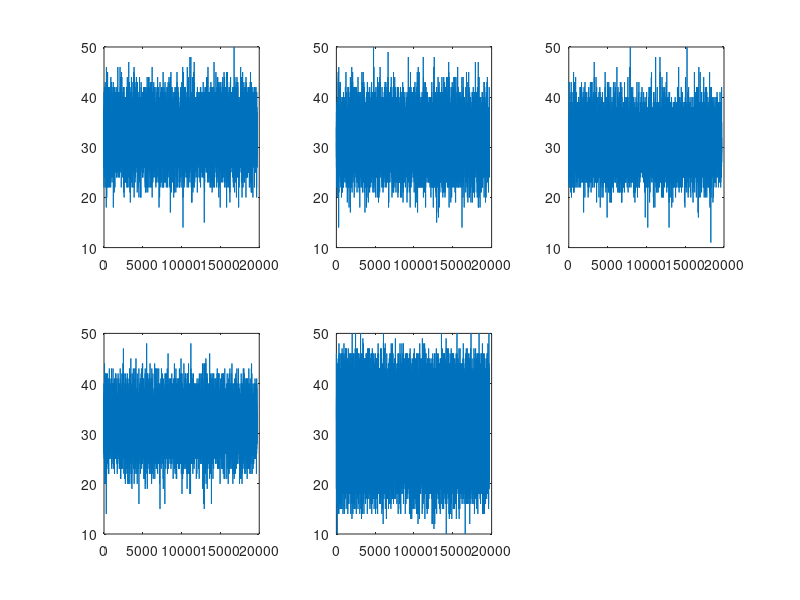
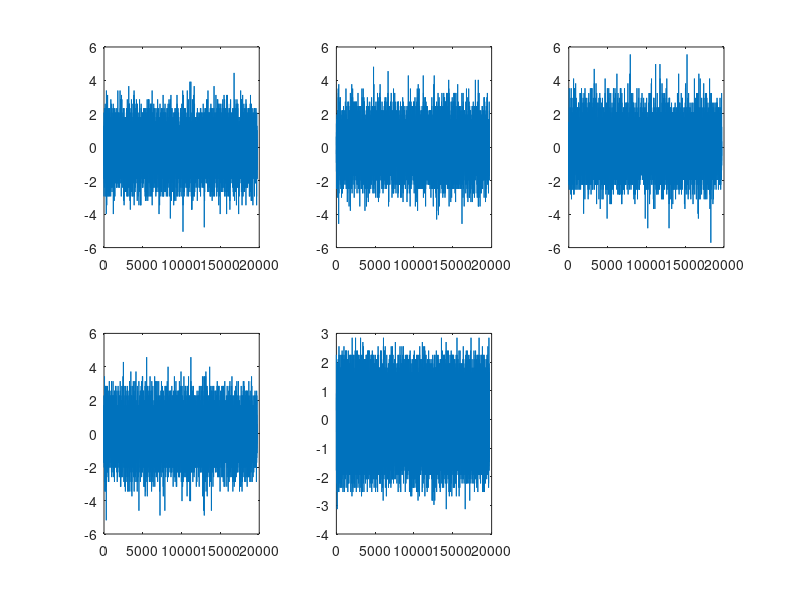
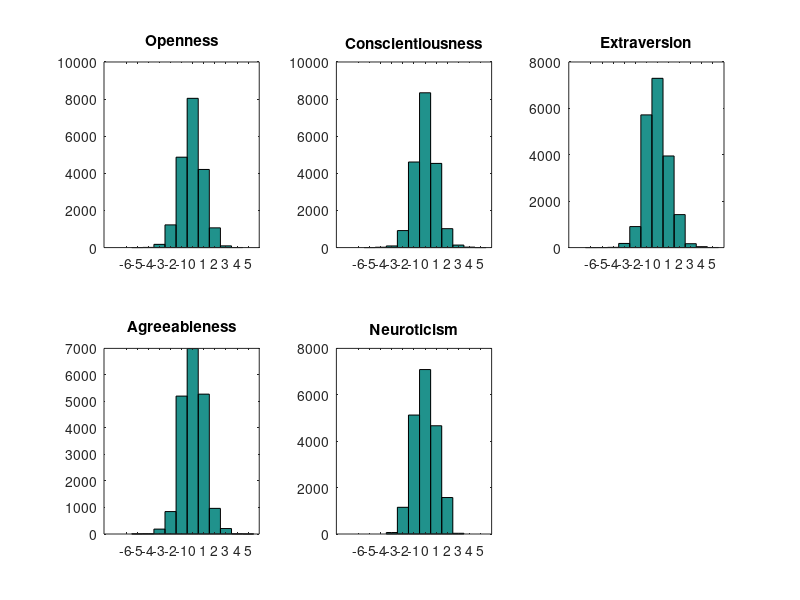
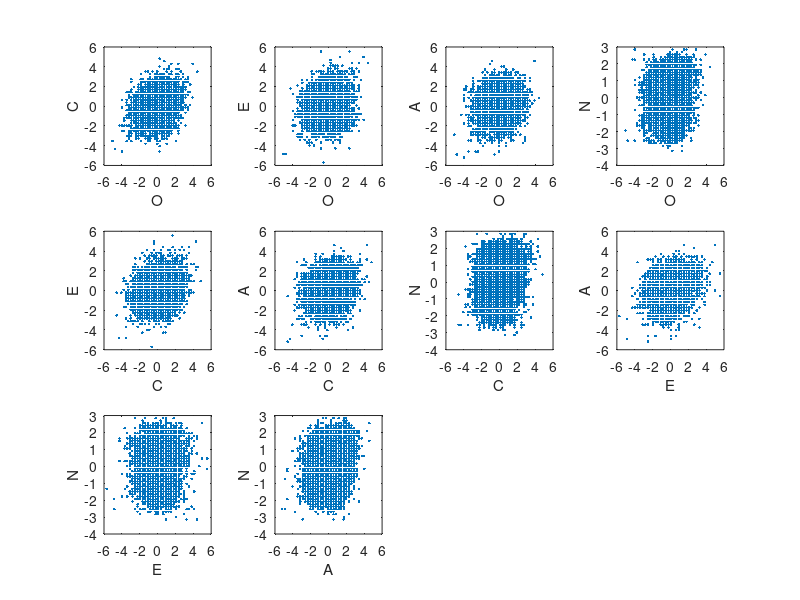

MATLAB code for these plots, in order: (Note: this script raises an error after producing the figures.)
% Visualizing data from a set of >19k Big Five Inventory responses from an
% anonymized dataset:
% https://openpsychometrics.org/_rawdata/BIG5
close all
clear all

load BIG5_Data.mat
% Expected result: 19599x5 matrix of doubles.
% 
% Each row of the matrix is five numbers representing the sums of a single 
% respondant's answers to the questions of a 50-item Big 5 Inventory. Each 
% of five traits were assessed by 10 questions on a scale from 1-5, so
% values in the matrix will range from 10 (a respondant giving an answer of
% '1' to all questions relevant to a given trait) to 50 (giving an answer
% of '5' to all questions for a trait.

%%

figure
subplot(2,3,1)
plot(data(:,1))
subplot(2,3,2)
plot(data(:,2))
subplot(2,3,3)
plot(data(:,3))
subplot(2,3,4)
plot(data(:,4))
subplot(2,3,5)
plot(data(:,5))

% Examining the data shows one error response with 0 across the board.
% There are also a number of responses in which a respondant answered '1'
% or '5' for ALL questions, which strongly suggests they were not taking
% the questionnaire seriously. These have also been removed using:

loop = 1;
while loop <= length(data(:,1))
    if (sum(data(loop,:)) <= 50 || (sum(data(loop,:)) >= 250))
        data = [data(1:loop-1,:) ; data(loop+1:end,:)];
        loop = loop-1;
    end
    loop = loop +1;
end

% Some anomalous answers remain, but it's good enough for a first pass. 

% One optional modification: subtracting off the mean of each column and
% dividing the remaining columns by their variance.
% I believe, but have not yet checked, that this will make some of the later
% analysis easier, but haven't yet checked.)

% Subtract the means:
data = data - repmat([mean(data(:,1)),mean(data(:,2)),mean(data(:,3)),mean(data(:,4)),mean(data(:,5))],size(data,1),1);

% Divide by variance:
for loop = 1:size(data,2)
    data(:,loop) = data(:,loop)./std(data(:,loop));
end

figure
subplot(2,3,1)
plot(data(:,1))
subplot(2,3,2)
plot(data(:,2))
subplot(2,3,3)
plot(data(:,3))
subplot(2,3,4)
plot(data(:,4))
subplot(2,3,5)
plot(data(:,5))

%%

figure
subplot(2,3,1)
hist(data(:,1),[floor(min(data(:,1))):ceil(max(data(:,1)))])
title('Openness')

subplot(2,3,2)
hist(data(:,2),[floor(min(data(:,1))):ceil(max(data(:,2)))])
title('Conscientiousness')

subplot(2,3,3)
hist(data(:,3),[floor(min(data(:,1))):ceil(max(data(:,1)))])
title('Extraversion')

subplot(2,3,4)
hist(data(:,4),[floor(min(data(:,1))):ceil(max(data(:,1)))])
title('Agreeableness')

subplot(2,3,5)
hist(data(:,5),[floor(min(data(:,1))):ceil(max(data(:,1)))])
title('Neuroticism')

% Visualizing the histograms of each trait column individually produces
% Gaussian curves, suggesting the traits are normally distributed.

%%
figure
subplot(3,4,1)
plot(data(:,1),data(:,2),'.')
xlabel('O')
ylabel('C')

subplot(3,4,2)
plot(data(:,1),data(:,3),'.')
xlabel('O')
ylabel('E')

subplot(3,4,3)
plot(data(:,1),data(:,4),'.')
xlabel('O')
ylabel('A')

subplot(3,4,4)
plot(data(:,1),data(:,5),'.')
xlabel('O')
ylabel('N')

subplot(3,4,5)
plot(data(:,2),data(:,3),'.')
xlabel('C')
ylabel('E')

subplot(3,4,6)
plot(data(:,2),data(:,4),'.')
xlabel('C')
ylabel('A')

subplot(3,4,7)
plot(data(:,2),data(:,5),'.')
xlabel('C')
ylabel('N')

subplot(3,4,8)
plot(data(:,3),data(:,4),'.')
xlabel('E')
ylabel('A')

subplot(3,4,9)
plot(data(:,3),data(:,5),'.')
xlabel('E')
ylabel('N')

subplot(3,4,10)
plot(data(:,4),data(:,5),'.')
xlabel('A')
ylabel('N')

% Simply plotting each trait against the others is not very illustrative,
% because there is no many indication of how many datapoints lie at each
% intersection.

%%
% Instead, construct 3D histograms:
 
RANGE = [floor(min(min(data))):ceil(max(max(data)))];
figure
hist3([data(:,1),data(:,2)],{RANGE,RANGE})
title('Openness vs Concientiousness')
xlabel('O')
ylabel('C')
set(gcf,'renderer','opengl')
set(get(gca,'child'),'FaceColor','interp','CDataMode','auto')

figure
hist3([data(:,1),data(:,3)],{RANGE,RANGE})
title('Openness vs Extraversion')
xlabel('O')
ylabel('E')
set(get(gca,'child'),'FaceColor','interp','CDataMode','auto')

figure
hist3([data(:,1),data(:,4)],{RANGE,RANGE})
title('Openness vs Agreeableness')
xlabel('O')
ylabel('A')
set(get(gca,'child'),'FaceColor','interp','CDataMode','auto')

figure
hist3([data(:,1),data(:,5)],{RANGE,RANGE})
title('Openness vs Neruoticism')
xlabel('O')
ylabel('N')
set(get(gca,'child'),'FaceColor','interp','CDataMode','auto')

figure
hist3([data(:,2),data(:,3)],{RANGE,RANGE})
title('Conscientiousness vs Extraversion')
xlabel('C')
ylabel('E')
set(get(gca,'child'),'FaceColor','interp','CDataMode','auto')

figure
hist3([data(:,2),data(:,4)],{RANGE,RANGE})
title('Conscientiousness vs Agreeableness')
xlabel('C')
ylabel('A')
set(get(gca,'child'),'FaceColor','interp','CDataMode','auto')

figure
hist3([data(:,2),data(:,5)],{RANGE,RANGE})
title('Conscientiousness vs Neuroticism')
xlabel('C')
ylabel('N')
set(get(gca,'child'),'FaceColor','interp','CDataMode','auto')

figure
hist3([data(:,3),data(:,4)],{RANGE,RANGE})
title('Extraversion vs Agreeableness')
xlabel('E')
ylabel('A')
set(get(gca,'child'),'FaceColor','interp','CDataMode','auto')

figure
hist3([data(:,3),data(:,5)],{RANGE,RANGE})
title('Extraversion vs Neuroticism')
xlabel('E')
ylabel('N')
set(get(gca,'child'),'FaceColor','interp','CDataMode','auto')

figure
hist3([data(:,4),data(:,5)],{RANGE,RANGE})
title('Agreeableness vs Neuroticism')
xlabel('A')
ylabel('N')
set(get(gca,'child'),'FaceColor','interp','CDataMode','auto')
xlabel('A')
ylabel('N')

%%
% Now to actually look at them in 3D space and see if we can't observe any
% clusterings. For example, here are the plots of openness and
% concientiousness vs. extaversion, agreeableness, and neuroticism.

figure
OCE = plot3(data(:,1),data(:,2),data(:,3),'.');

figure
OCA = plot3(data(:,1),data(:,2),data(:,4),'.');

figure
OCN = plot3(data(:,1),data(:,2),data(:,5),'.');

% @@TODO: Figure out how best to visualize density. Change opacity somehow?

%%
% Run k-means on the data. Try various K and examine for how well they
% group, e.g. by plotting groups with colors.

% @@TODO: Plot average distances (and variance of distances?) up to, like,
% k = 50?
clusterList = {};
clusterCent = {};
clusterSum = {};
clusterDist = {};

maxGroups = 50;

for loop = 1:maxGroups
    [clusterList{loop}, clusterCent{loop}, clusterSum{loop}, clusterDist{loop}] = kmeans(data,loop,'start','cluster','replicates',100,'maxiter',10000);
end
%%
% Put the distances between clusters and the centers of the groups they're
% assigned to in a more easily parsed form
clusterSumMeans = [];
for loop = 1:length(clusterSum)
    clusterSumMeans(loop) = mean(clusterSum{loop});
end
clusterSumTotals = clusterSumMeans.*[1:length(clusterSumMeans)];
clusterSumSSE = [];
for loop = 1:75%length(clusterDist)
    clusterSumSSE(loop) = sum(min(clusterDist{loop},[],2).^2);
end

%%
% Find the elbow of the curve by maximizing distance to the linear
% interpolation between first and last points. Taken from
% https://stackoverflow.com/questions/2018178/finding-the-best-trade-off-point-on-a-curve

%# get coordinates of all the points
nPoints = length(clusterSumSSE);
allCoord = [1:nPoints;clusterSumSSE]';              %'# SO formatting

%# pull out first point
firstPoint = allCoord(1,:);

%# get vector between first and last point - this is the line
lineVec = allCoord(end,:) - firstPoint;

%# normalize the line vector
lineVecN = lineVec / sqrt(sum(lineVec.^2));

%# find the distance from each point to the line:
%# vector between all points and first point
vecFromFirst = bsxfun(@minus, allCoord, firstPoint);

%# To calculate the distance to the line, we split vecFromFirst into two 
%# components, one that is parallel to the line and one that is perpendicular 
%# Then, we take the norm of the part that is perpendicular to the line and 
%# get the distance.
% 
%# We find the vector parallel to the line by projecting vecFromFirst onto 
%# the line. The perpendicular vector is vecFromFirst - vecFromFirstParallel
%# We project vecFromFirst by taking the scalar product of the vector with 
%# the unit vector that points in the direction of the line (this gives us 
%# the length of the projection of vecFromFirst onto the line). If we 
%# multiply the scalar product by the unit vector, we have vecFromFirstParallel
scalarProduct = dot(vecFromFirst, repmat(lineVecN,nPoints,1), 2);
vecFromFirstParallel = scalarProduct * lineVecN;
vecToLine = vecFromFirst - vecFromFirstParallel;

%# distance to line is the norm of vecToLine
distToLine = sqrt(sum(vecToLine.^2,2));

%# plot the distance to the line
figure('Name','distance from curve to line'), plot(distToLine)

%# now all you need is to find the maximum
[maxDist,idxOfBestPoint] = max(distToLine);

%# plot
figure, plot(clusterSumSSE)
hold on
plot(allCoord(idxOfBestPoint,1), allCoord(idxOfBestPoint,2), 'or')

% This gives results between 5 (for 25 clusters) to 10 (for 75+ clusters).
% Need extra ways to validate.

%%
% @@TODO: perform the same evaluation as above, using the second derivative

%%
% Plot some of the groups and see how they overlap. The axes with highest
% variance are 1,2,5 (openness, conscientiusness, and neuroticism), so
% let's look at those.
close all

for LISTNUM = 3:9
    figure(LISTNUM)
    for loop = 1:10:length(clusterList{LISTNUM})
        switch clusterList{LISTNUM}(loop)
            case 1
                plot3(data(loop,1),data(loop,2),data(loop,5),'.b'), hold on
            case 2
                plot3(data(loop,1),data(loop,2),data(loop,5),'.g'), hold on
            case 3
                plot3(data(loop,1),data(loop,2),data(loop,5),'.r'), hold on
            case 4
                plot3(data(loop,1),data(loop,2),data(loop,5),'.m'), hold on
            case 5
                plot3(data(loop,1),data(loop,2),data(loop,5),'.y'), hold on
            case 6
                plot3(data(loop,1),data(loop,2),data(loop,5),'.k'), hold on
            case 7
                plot3(data(loop,1),data(loop,2),data(loop,5),'.c'), hold on
            case 8
                plot3(data(loop,1),data(loop,2),data(loop,5),'ob'), hold on
            case 9
                plot3(data(loop,1),data(loop,2),data(loop,5),'or'), hold on
            otherwise
                disp('Wrong input list!')
                break
        end
        % drawnow
    end
    title(strcat('Big 5 Clustering:`',strcat(num2str(LISTNUM),' Groups')))
    xlabel('Openness')
    ylabel('Conscientiousness')
    zlabel('Neuroticism')
end

%%
% Evaluating number of clusters with Bayesian Information Criterion
% https://stackoverflow.com/questions/15839774/how-to-calculate-bic-for-k-means-clustering-in-r
% claims that "BIC = D + ln(n)*m*k" where 
% m = number of columns
% n = number of datapoints
% k = number of centers
% D = total within-cluster sum of squares
for loop = 1:length(clusterDist)
    BIC1(loop) = sum(min(clusterDist{loop},[],2).^2);
    BIC2(loop) = log(length(data))*size(data,2)*loop;
end
figure
plot(BIC1), hold on
plot(BIC2,'k')
plot(BIC1+BIC2,'r'), hold off
% @@TODO implement this correctly, because it appears to be trash currently